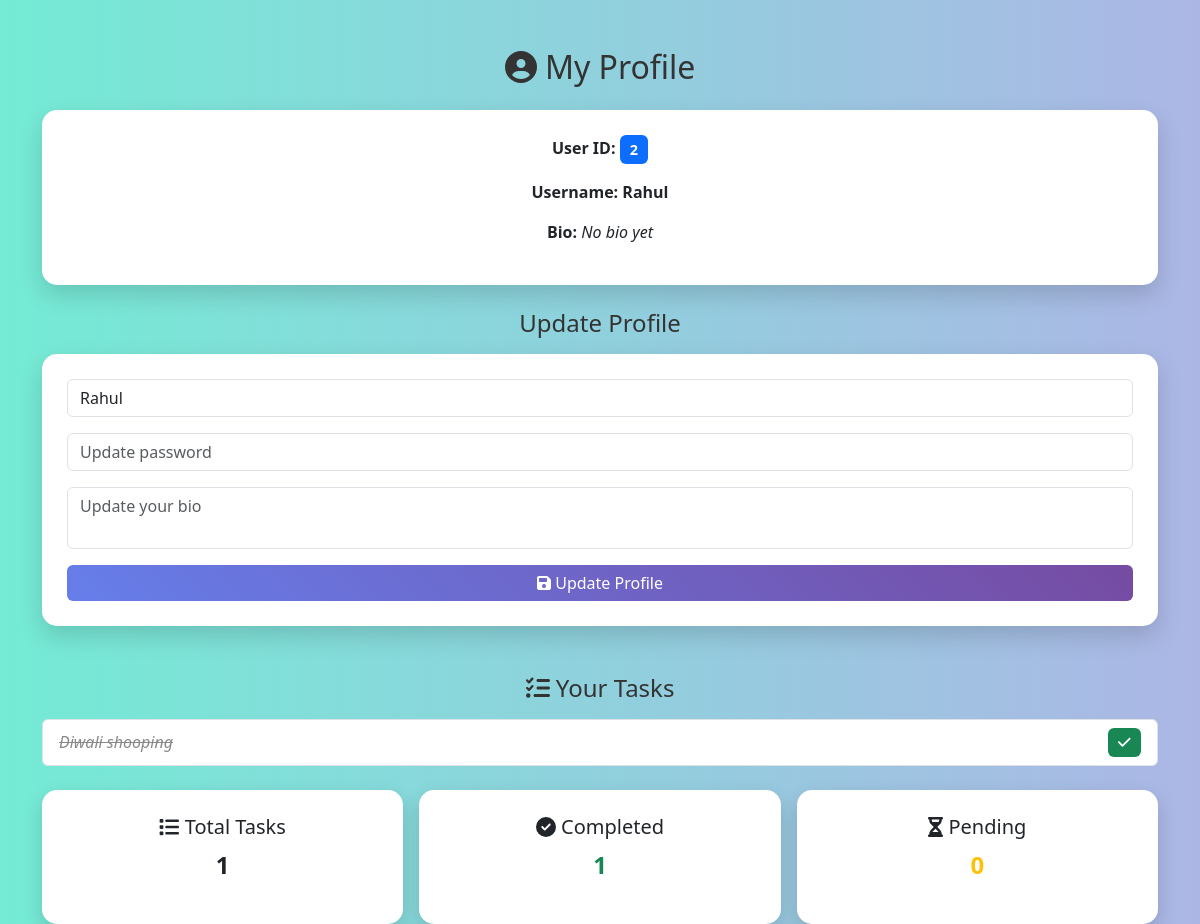
The page /profile (signed in) on the database its author committed.
### app.py (models this page shows, shortened)
class User(db.Model, UserMixin):
    id = db.Column(db.Integer, primary_key=True)
    username = db.Column(db.String(50), unique=True, nullable=False)
    password = db.Column(db.String(200), nullable=False)  # hashed password
    bio = db.Column(db.String(250), default="")            # new bio field
    tasks = db.relationship('Task', backref='owner', lazy=True)  # link tasks

class Task(db.Model):
    serial_no = db.Column(db.Integer, primary_key=True)
    title = db.Column(db.String(200), nullable=False)
    description = db.Column(db.String(500), nullable=False)
    completed = db.Column(db.Boolean, default=False)
    date_created = db.Column(db.DateTime, default=datetime.utcnow)
    user_id = db.Column(db.Integer, db.ForeignKey('user.id'), nullable=False)

### app.py (the view, shortened to what this page needs)
@Home.route('/profile', methods=["GET", "POST"])
@login_required
def profile():
    user_tasks = Task.query.filter_by(user_id=current_user.id).order_by(Task.date_created.desc()).all()
    total_tasks = len(user_tasks)
    completed_tasks = sum(1 for t in user_tasks if t.completed)
    pending_tasks = total_tasks - completed_tasks
    return render_template(
        'profile.html',
        user=current_user,
        tasks=user_tasks,
        total_tasks=total_tasks,
        completed_tasks=completed_tasks,
        pending_tasks=pending_tasks
    )

### app.py (called while the page is built)
@login_manager.user_loader
def load_user(user_id):
    return User.query.get(int(user_id))

### templates/profile.html (shortened to what this page needs)
<!DOCTYPE html>
<html lang="en">
<head>
    <link href="https://cdn.jsdelivr.net/npm/bootstrap@5.3.0/dist/css/bootstrap.min.css" rel="stylesheet">
    <link href="https://cdnjs.cloudflare.com/ajax/libs/font-awesome/6.5.0/css/all.min.css" rel="stylesheet">
</head>
<body>
<div class="container mt-5">
    <h2 class="mb-4 text-center"><i class="fas fa-user-circle"></i> My Profile</h2>
    <div class="profile-card mb-4 text-center">
        <p><strong>User ID:</strong> <span class="badge bg-primary">{{ user.id }}</span></p>
        <p><strong>Username:</strong> <span class="fw-bold">{{ user.username }}</span></p>
        <p><strong>Bio:</strong> <em>{{ user.bio or "No bio yet" }}</em></p>
    </div>
    <h4 class="text-center mb-3">Update Profile</h4>
    <form method="POST" class="profile-card">
        <div class="mb-3">
            <input type="text" name="username" class="form-control" placeholder="Update username" value="{{ user.username }}">
        </div>
        <div class="mb-3">
            <input type="password" name="password" class="form-control" placeholder="Update password">
        </div>
        <div class="mb-3">
            <textarea name="bio" class="form-control" placeholder="Update your bio" maxlength="250">{{ user.bio }}</textarea>
        </div>
        <button type="submit" class="btn btn-primary w-100"><i class="fas fa-save"></i> Update Profile</button>
    </form>
    <h4 class="mt-5 mb-3 text-center"><i class="fas fa-tasks"></i> Your Tasks</h4>
    <ul class="list-group mb-4">
        {% for task in tasks %}
        <li class="list-group-item d-flex justify-content-between align-items-center {% if task.completed %}task-completed{% endif %}">
            {{ task.title }}
            {% if task.completed %}
                <span class="badge bg-success"><i class="fas fa-check"></i></span>
            {% endif %}
        </li>
        {% else %}
        <li class="list-group-item text-center">No tasks yet.</li>
        {% endfor %}
    </ul>
    <div class="row text-center g-3">
        <div class="col-md-4">
            <div class="stats-card">
                <h5><i class="fas fa-list"></i> Total Tasks</h5>
                <p class="fs-4 fw-bold">{{ total_tasks }}</p>
            </div>
        </div>
        <div class="col-md-4">
            <div class="stats-card">
                <h5><i class="fas fa-check-circle"></i> Completed</h5>
                <p class="fs-4 fw-bold text-success">{{ completed_tasks }}</p>
            </div>
        </div>
        <div class="col-md-4">
            <div class="stats-card">
                <h5><i class="fas fa-hourglass-half"></i> Pending</h5>
                <p class="fs-4 fw-bold text-warning">{{ pending_tasks }}</p>
            </div>
        </div>
    </div>
</div>
</body>
</html>

### templates/profile.html (style rules this page uses)
body { background: linear-gradient(to right, #74ebd5, #acb6e5); font-family: 'Segoe UI', Tahoma, Geneva, Verdana, sans-serif; }
.profile-card { background: #ffffff; padding: 25px; border-radius: 15px; box-shadow: 0 10px 25px rgba(0,0,0,0.15); transition: transform 0.3s ease, box-shadow 0.3s ease; }
.task-completed { text-decoration: line-through; color: #888; font-style: italic; }
.list-group-item { transition: all 0.2s ease-in-out; }
.stats-card { background: #ffffff; padding: 25px; border-radius: 15px; box-shadow: 0 8px 20px rgba(0,0,0,0.15); transition: transform 0.3s ease, box-shadow 0.3s ease; }
h2, h4 { color: #333; }
.btn-primary { background: linear-gradient(45deg, #667eea, #764ba2); border: none; }
textarea { resize: none; }
.badge { font-size: 0.9rem; padding: 0.5em 0.7em; }

### rows shown on the page
User: id "2", username "Rahul", bio "No bio yet"
Task: title "Diwali shooping", completed True (drawn)

### other values the page prints
{{ total_tasks }} "1"
{{ completed_tasks }} "1"
{{ pending_tasks }} "0"
